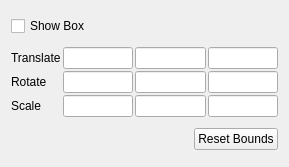
<ui version="4.0" >
 <class>pqBoxWidget</class>
 <widget class="QWidget" name="pqBoxWidget" >
  <property name="geometry" >
   <rect>
    <x>0</x>
    <y>0</y>
    <width>289</width>
    <height>167</height>
   </rect>
  </property>
  <property name="windowTitle" >
   <string>Form</string>
  </property>
  <layout class="QGridLayout" >
   <item row="0" column="0" colspan="2" >
    <widget class="QCheckBox" name="show3DWidget" >
     <property name="text" >
      <string>Show Box</string>
     </property>
    </widget>
   </item>
   <item row="1" column="0" colspan="2" >
    <layout class="QGridLayout" >
     <property name="horizontalSpacing" >
      <number>2</number>
     </property>
     <property name="verticalSpacing" >
      <number>2</number>
     </property>
     <item row="0" column="0" >
      <widget class="QLabel" name="label" >
       <property name="text" >
        <string>Translate</string>
       </property>
      </widget>
     </item>
     <item row="0" column="1" >
      <widget class="QLineEdit" name="positionX" />
     </item>
     <item row="0" column="2" >
      <widget class="QLineEdit" name="positionY" />
     </item>
     <item row="0" column="3" >
      <widget class="QLineEdit" name="positionZ" />
     </item>
     <item row="1" column="0" >
      <widget class="QLabel" name="label_2" >
       <property name="text" >
        <string>Rotate</string>
       </property>
      </widget>
     </item>
     <item row="1" column="1" >
      <widget class="QLineEdit" name="rotationX" />
     </item>
     <item row="1" column="2" >
      <widget class="QLineEdit" name="rotationY" />
     </item>
     <item row="1" column="3" >
      <widget class="QLineEdit" name="rotationZ" />
     </item>
     <item row="2" column="0" >
      <widget class="QLabel" name="label_3" >
       <property name="text" >
        <string>Scale</string>
       </property>
      </widget>
     </item>
     <item row="2" column="1" >
      <widget class="QLineEdit" name="scaleX" />
     </item>
     <item row="2" column="2" >
      <widget class="QLineEdit" name="scaleY" />
     </item>
     <item row="2" column="3" >
      <widget class="QLineEdit" name="scaleZ" />
     </item>
    </layout>
   </item>
   <item row="2" column="0" >
    <spacer>
     <property name="orientation" >
      <enum>Qt::Horizontal</enum>
     </property>
     <property name="sizeHint" >
      <size>
       <width>40</width>
       <height>20</height>
      </size>
     </property>
    </spacer>
   </item>
   <item row="2" column="1" >
    <widget class="QPushButton" name="resetBounds" >
     <property name="text" >
      <string>Reset Bounds</string>
     </property>
    </widget>
   </item>
  </layout>
 </widget>
 <resources/>
 <connections/>
</ui>
